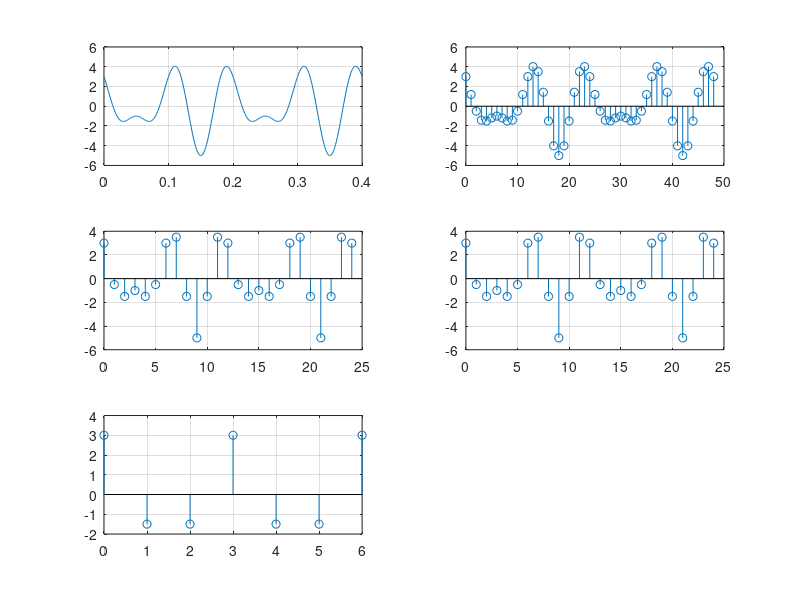

Here is the MATLAB script that generated this plot:
clear all
close all
t=0:.001:0.4;
x=3*cos(20*pi*t) - 2*sin(30*pi*t);
subplot(3,2,1)
plot(t,x);
grid on;

t2=0:1/120:0.4;
x2=3*cos(20*pi*t2) - 2*sin(30*pi*t2);
subplot(3,2,2)
stem(0:length(x2)-1,x2);
grid on;

t3=0:1/60:0.4;
x3=3*cos(20*pi*t3) - 2*sin(30*pi*t3);
subplot(3,2,3)
stem(0:length(x3)-1,x3);
grid on;

t4=0:1/30:0.4;
x4=3*cos(20*pi*t4) - 2*sin(30*pi*t4);
subplot(3,2,4)
stem(0:length(x3)-1,x3);
grid on;

t5=0:1/15:0.4;
x5=3*cos(20*pi*t5) - 2*sin(30*pi*t5);
subplot(3,2,5)
stem(0:length(x5)-1,x5);
grid on;